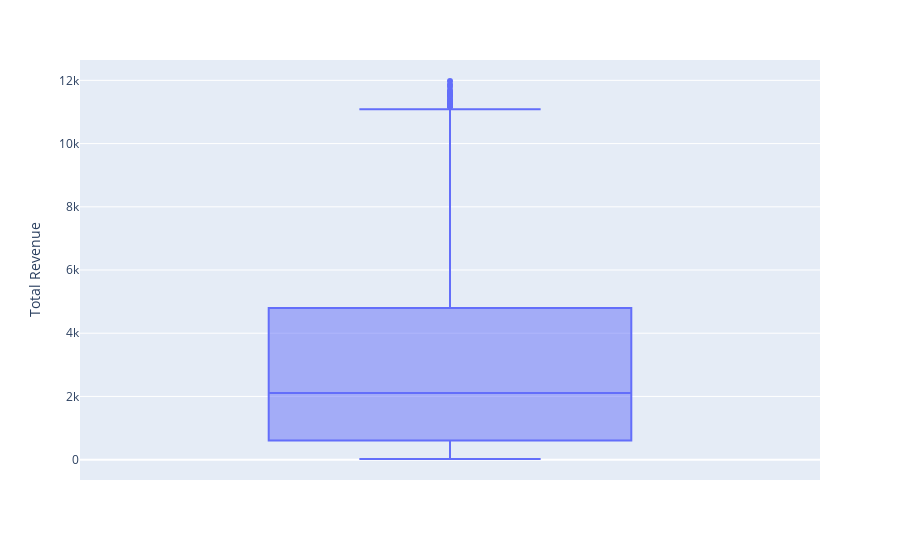

Notebook code cell kept with this figure:
### Code cell
# boxplot
px.box(churn_data, y='Total Revenue')

### Figure 1 — Plotly figure (JSON) as saved in the notebook; plotly's stock layout.template omitted (floating-point values rounded to 4 significant figures; data arrays with more than 128 entries replaced by an {"elided": "..."} marker saying what was removed)
{"data": [{"alignmentgroup": "True", "hovertemplate": "Total Revenue=%{y}<extra></extra>", "legendgroup": "", "marker": {"color": "#636efa"}, "name": "", "notched": false, "offsetgroup": "", "orientation": "v", "showlegend": false, "type": "box", "x0": " ", "xaxis": "x", "y": {"elided": "7043 float values"}, "y0": " ", "yaxis": "y"}], "layout": {"boxmode": "group", "legend": {"tracegroupgap": 0}, "margin": {"t": 60}, "xaxis": {"anchor": "y", "domain": [0, 1]}, "yaxis": {"anchor": "x", "domain": [0, 1], "title": {"text": "Total Revenue"}}}}
